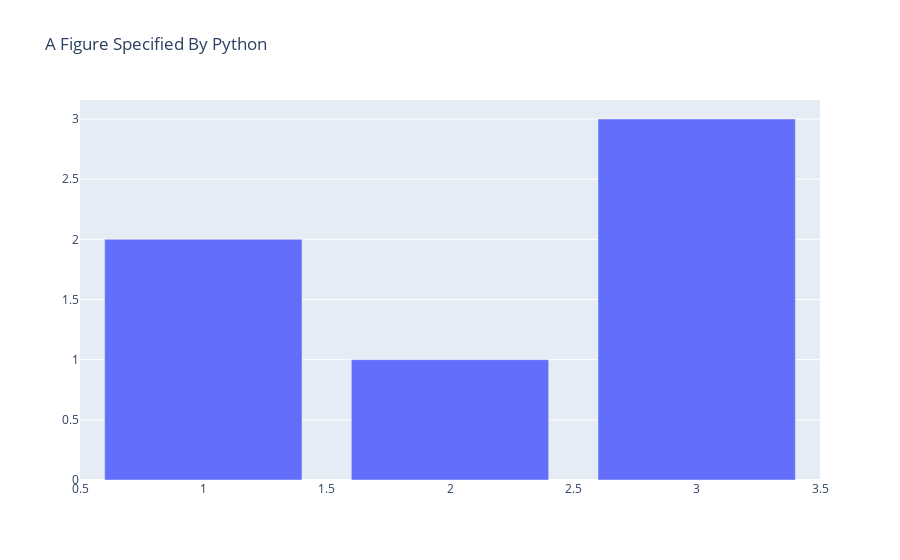

Notebook code cell kept with this figure:
### Code cell
fig = go.Figure(
    data=[go.Bar(x=[1,2,3], y=[2,1,3])],
    layout=go.Layout(
        title=go.layout.Title(text="A Figure Specified By Python")
    )
)

fig.show()

### Figure 1 — Plotly figure (JSON) as saved in the notebook; plotly's stock layout.template omitted (floating-point values rounded to 4 significant figures)
{"data": [{"type": "bar", "x": [1, 2, 3], "y": [2, 1, 3]}], "layout": {"title": {"text": "A Figure Specified By Python"}}}
